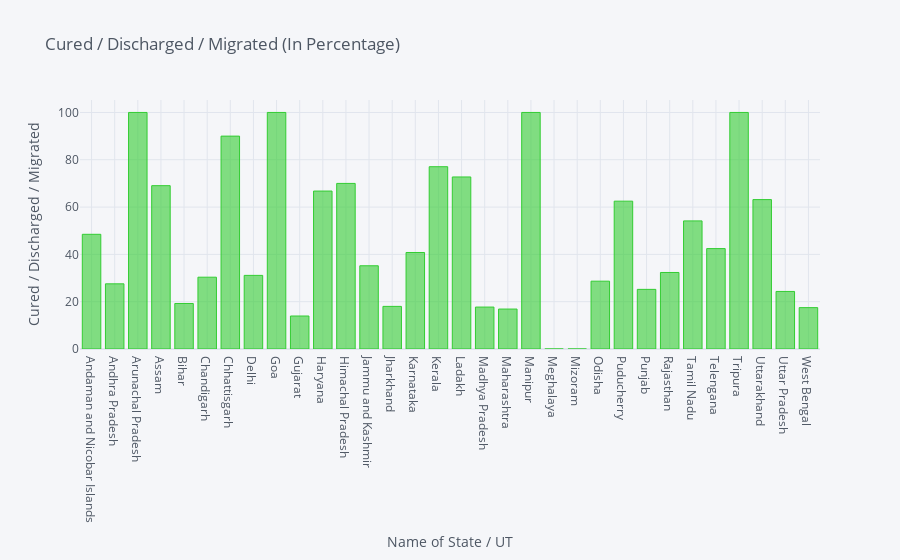

The notebook cell saved with this chart:
### Code cell
df.iplot(kind='bar', x='Name of State / UT',y='Cured Percentage',colors='limegreen',title='Cured / Discharged / Migrated (In Percentage)',xTitle='Name of State / UT', yTitle='Cured / Discharged / Migrated')

### Figure 1 — Plotly figure (JSON) as saved in the notebook; plotly's stock layout.template omitted (floating-point values rounded to 4 significant figures)
{"data": [{"marker": {"color": "rgba(50, 205, 50, 0.6)", "line": {"color": "rgba(50, 205, 50, 1.0)", "width": 1}}, "name": "Cured Percentage", "orientation": "v", "text": "", "type": "bar", "x": ["Andaman and Nicobar Islands", "Andhra Pradesh", "Arunachal Pradesh", "Assam", "Bihar", "Chandigarh", "Chhattisgarh", "Delhi", "Goa", "Gujarat", "Haryana", "Himachal Pradesh", "Jammu and Kashmir", "Jharkhand", "Karnataka", "Kerala", "Ladakh", "Madhya Pradesh", "Maharashtra", "Manipur", "Meghalaya", "Mizoram", "Odisha", "Puducherry", "Punjab", "Rajasthan", "Tamil Nadu", "Telengana", "Tripura", "Uttarakhand", "Uttar Pradesh", "West Bengal"], "y": [48.48, 27.55, 100, 69.05, 19.25, 30.36, 90, 31.12, 100, 13.95, 66.77, 70, 35.18, 18.02, 40.8, 77.06, 72.73, 17.73, 16.89, 100, 0, 0, 28.67, 62.5, 25.21, 32.35, 54.15, 42.44, 100, 63.16, 24.33, 17.48]}], "layout": {"legend": {"bgcolor": "#F5F6F9", "font": {"color": "#4D5663"}}, "paper_bgcolor": "#F5F6F9", "plot_bgcolor": "#F5F6F9", "title": {"font": {"color": "#4D5663"}, "text": "Cured / Discharged / Migrated (In Percentage)"}, "xaxis": {"gridcolor": "#E1E5ED", "showgrid": true, "tickfont": {"color": "#4D5663"}, "title": {"font": {"color": "#4D5663"}, "text": "Name of State / UT"}, "zerolinecolor": "#E1E5ED"}, "yaxis": {"gridcolor": "#E1E5ED", "showgrid": true, "tickfont": {"color": "#4D5663"}, "title": {"font": {"color": "#4D5663"}, "text": "Cured / Discharged / Migrated"}, "zerolinecolor": "#E1E5ED"}}}
